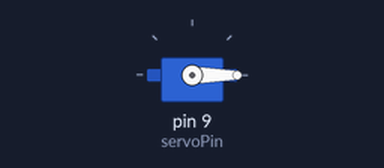
Bench run of a sketch on a simulated Arduino Mega 2560, built with avr-gcc and run on an emulated ATmega2560. Shown: servo.

Above: at 0.05 s.
At 2.05 s:
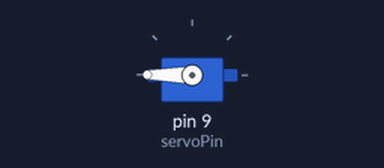
At 4.0 s:
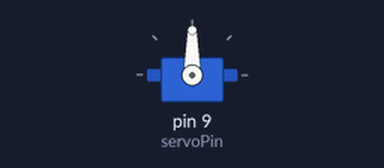
Timing chart, 0 to 5.2 s (numbered marks = the images above):
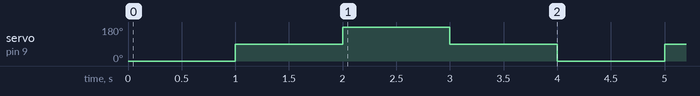

Measured:
- by itself, servo on pin 9 (servoPin): repeats every 4.0 s: 180° 1.0 s, 90° 1.0 s, 0° 1.0 s, 90° 1.0 s

The sketch:

servo_lecture_2.ino
```cpp
// 서보모터 구동 예제 (Arduino Mega 2560)
//
// [배선]
//   서보 빨강(VCC)  → 5V (또는 외부 전원 5V)
//   서보 갈색(GND)  → GND
//   서보 주황(신호) → 디지털 9번 핀
//
// [동작]
//   0° → 90° → 180° → 90° 순으로 회전 반복

#include <Servo.h>

const int servoPin = 9;
Servo myServo;

void setup() {
  myServo.attach(servoPin);  // 서보 핀 연결
}

void loop() {
  myServo.write(0);     // 0도
  delay(1000);

  myServo.write(90);    // 90도
  delay(1000);

  myServo.write(180);   // 180도
  delay(1000);

  myServo.write(90);    // 90도
  delay(1000);
}
```
